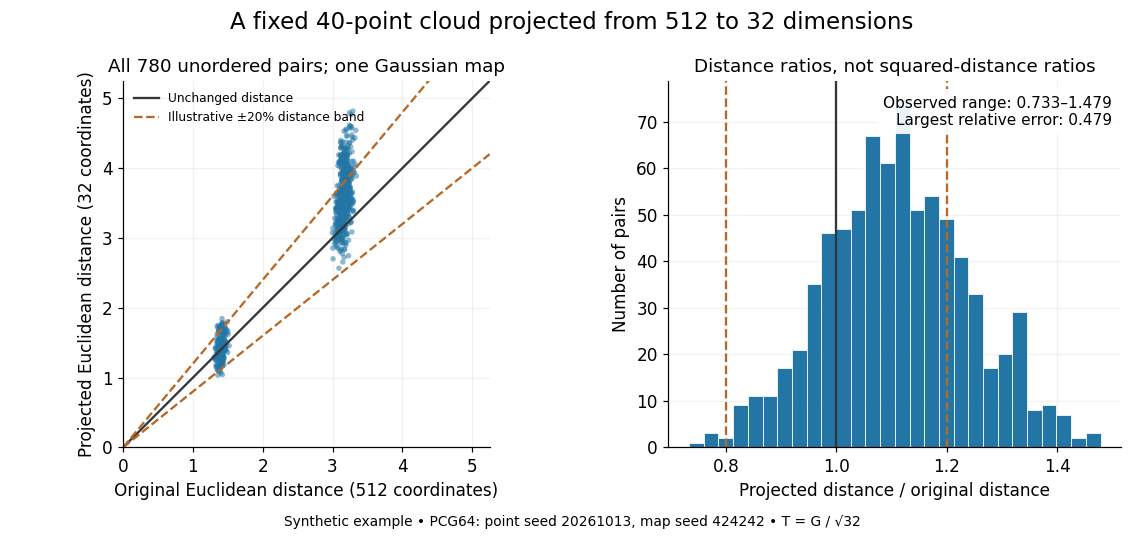

Write Python code to recreate this figure.
"""Generate johnson-lindenstrauss-pairwise-distance-distortion.png in CWD.

Original synthetic data, not physical measurements. Tested with Python 3.14.4,
NumPy 2.3.5 and Matplotlib 3.10.7. The companion dimension plot imports this
model so that the point cloud is identical in both figures.
"""

import json

import matplotlib.pyplot as plt
import numpy as np


POINT_SEED = 20261013
MAP_SEED = 424242
N_POINTS = 40
AMBIENT_DIMENSION = 512
TARGET_DIMENSION = 32


def point_cloud():
    rng = np.random.Generator(np.random.PCG64(POINT_SEED))
    points = rng.standard_normal((N_POINTS, AMBIENT_DIMENSION)) / np.sqrt(AMBIENT_DIMENSION)
    points[np.arange(N_POINTS), np.arange(N_POINTS) // 10] += 2
    return points


def gaussian_map(points, dimension, seed):
    rng = np.random.Generator(np.random.PCG64(seed))
    matrix = rng.standard_normal((dimension, points.shape[1])) / np.sqrt(dimension)
    return points @ matrix.T


def pair_distances(points):
    i, j = np.triu_indices(len(points), 1)
    return np.linalg.norm(points[i] - points[j], axis=1)


def main():
    points = point_cloud()
    original = pair_distances(points)
    projected = pair_distances(gaussian_map(points, TARGET_DIMENSION, MAP_SEED))
    ratios = projected / original
    assert len(ratios) == 780 and np.all(original > 0)

    plt.rcParams.update({"font.size": 11, "axes.titlesize": 12})
    fig, axes = plt.subplots(1, 2, figsize=(10.4, 4.9), facecolor="white")
    ax = axes[0]
    ax.scatter(original, projected, s=13, alpha=0.5, color="#2275a5", edgecolors="none")
    limit = max(original.max(), projected.max()) * 1.09
    line = np.array([0, limit])
    ax.plot(line, line, color="#31373b", lw=1.5, label="Unchanged distance")
    ax.plot(line, 0.8 * line, ls="--", color="#b66824", label="Illustrative ±20% distance band")
    ax.plot(line, 1.2 * line, ls="--", color="#b66824")
    ax.set(xlim=(0, limit), ylim=(0, limit), xlabel="Original Euclidean distance (512 coordinates)",
           ylabel="Projected Euclidean distance (32 coordinates)", title="All 780 unordered pairs; one Gaussian map")
    ax.set_aspect("equal", adjustable="box")
    ax.legend(loc="upper left", fontsize=8, frameon=False)

    ax = axes[1]
    ax.hist(ratios, bins=28, color="#2275a5", edgecolor="white", linewidth=0.5)
    ax.axvline(1, color="#31373b", lw=1.5)
    for value in [0.8, 1.2]:
        ax.axvline(value, color="#b66824", ls="--")
    ax.set(xlabel="Projected distance / original distance", ylabel="Number of pairs",
           title="Distance ratios, not squared-distance ratios")
    ax.text(0.98, 0.96, f"Observed range: {ratios.min():.3f}–{ratios.max():.3f}\n"
            f"Largest relative error: {np.max(np.abs(ratios - 1)):.3f}",
            transform=ax.transAxes, ha="right", va="top", fontsize=10,
            bbox={"facecolor": "white", "edgecolor": "none", "alpha": 0.92})
    for ax in axes:
        ax.set_facecolor("white")
        ax.spines[["top", "right"]].set_visible(False)
        ax.grid(alpha=0.16)
        ax.set_axisbelow(True)
    fig.suptitle("A fixed 40-point cloud projected from 512 to 32 dimensions", fontsize=15)
    fig.text(0.5, 0.025, "Synthetic example • PCG64: point seed 20261013, map seed 424242 • T = G / √32",
             ha="center", fontsize=9)
    fig.subplots_adjust(left=0.07, right=0.98, bottom=0.17, top=0.85, wspace=0.3)
    fig.savefig("johnson-lindenstrauss-pairwise-distance-distortion.png", dpi=110,
                facecolor="white", transparent=False)
    plt.close(fig)
    print(json.dumps({"point_seed": POINT_SEED, "map_seed": MAP_SEED, "rng": "PCG64",
                      "n": N_POINTS, "D": AMBIENT_DIMENSION, "k": TARGET_DIMENSION,
                      "pairs": len(ratios), "distance_ratio_min": float(ratios.min()),
                      "distance_ratio_max": float(ratios.max()),
                      "squared_distance_ratio_min": float((ratios ** 2).min()),
                      "squared_distance_ratio_max": float((ratios ** 2).max()),
                      "max_relative_distance_error": float(np.max(np.abs(ratios - 1))),
                      "max_relative_squared_distance_error": float(np.max(np.abs(ratios ** 2 - 1))),
                      "distance_band_success": bool(np.all(np.abs(ratios - 1) <= 0.2))}, indent=2))


if __name__ == "__main__":
    main()
